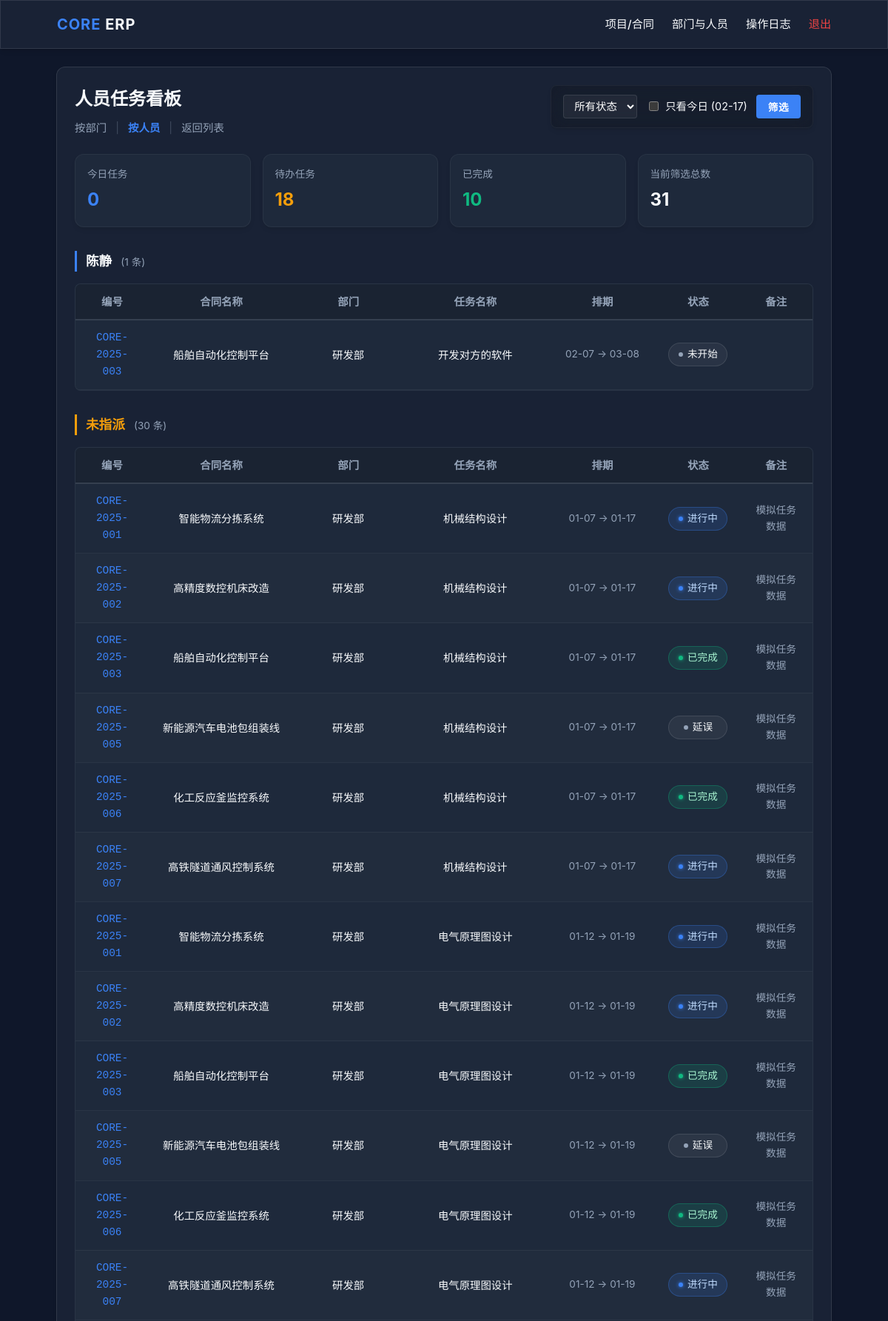
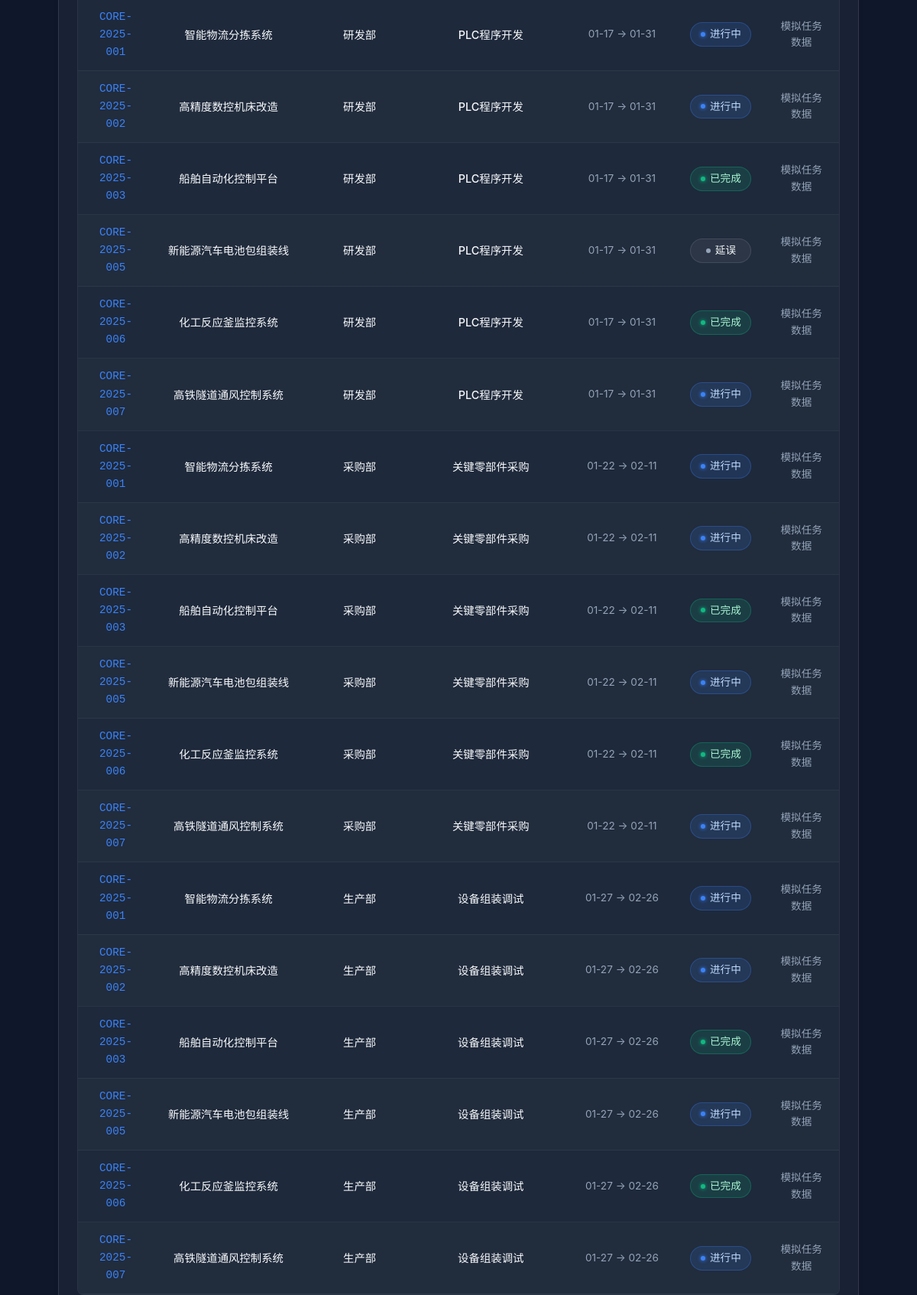
Page /contracts/tasks/by_person (signed in, upper part) on the committed database (2 pictures, top to bottom).
### core/models.py (models this page shows)
class Person(db.Model):
    __tablename__ = 'persons'
    id = db.Column(db.Integer, primary_key=True)
    name = db.Column(db.String(100), nullable=False)
    position = db.Column(db.String(100))
    department_id = db.Column(db.Integer, db.ForeignKey('departments.id'))
    department = db.relationship('Department', backref='persons')

class Task(db.Model):
    __tablename__ = 'tasks'
    id = db.Column(db.Integer, primary_key=True)
    contract_id = db.Column(db.Integer, db.ForeignKey('contracts.id'), nullable=False)
    department_id = db.Column(db.Integer, db.ForeignKey('departments.id'), nullable=False)
    person_id = db.Column(db.Integer, db.ForeignKey('persons.id'), nullable=True)
    title = db.Column(db.String(200), nullable=False)      # 任务名称
    start_date = db.Column(db.Date, nullable=False)        # 开始日期
    end_date = db.Column(db.Date, nullable=True)           # 完成日期
    status = db.Column(db.String(50), nullable=False, default='未开始')  # 未开始 / 进行中 / 已完成
    remarks = db.Column(db.String(500))                    # 备注 / 需求
    contract = db.relationship('Contract', backref='tasks')
    department = db.relationship('Department', backref='tasks')
    person = db.relationship('Person', backref='tasks')

class Contract(db.Model):
    __tablename__ = 'contracts'
    id = db.Column(db.Integer, primary_key=True)
    company_id = db.Column(db.Integer, db.ForeignKey('companies.id'), nullable=False)
    company = db.relationship('Company', back_populates='contracts')
    project_code = db.Column(db.String(50), nullable=False, unique=True)
    contract_number = db.Column(db.String(50), nullable=False)
    name = db.Column(db.String(200), nullable=False)
    planned_delivery_date = db.Column(db.Date, nullable=True)
    client_manager = db.Column(db.String(100))
    client_contact = db.Column(db.String(200))
    our_manager = db.Column(db.String(100))
    status = db.Column(db.String(50), default='新建')
    status_note = db.Column(db.String(500), nullable=True)  # 手工状态备注
    created_at = db.Column(db.DateTime, default=datetime.utcnow)
    created_by_id = db.Column(db.Integer, db.ForeignKey('users.id'))
    created_by = db.relationship('User', backref='contracts')

class Department(db.Model):
    __tablename__ = 'departments'
    id = db.Column(db.Integer, primary_key=True)
    name = db.Column(db.String(50), unique=True, nullable=False)

### core/contracts.py (the view)
@contracts_bp.route('/tasks/by_person')
@login_required
def tasks_by_person():
    user_id = session.get('user_id')
    user = User.query.get(user_id) if user_id else None
    status_filter = (request.args.get('status') or '').strip()
    only_today = (request.args.get('only_today') or '').strip() == 'y'
    persons = Person.query.order_by(Person.name.asc()).all()
    query = Task.query.order_by(Task.start_date.asc(), Task.id.asc())
    if status_filter:
        query = query.filter(Task.status == status_filter)
    all_tasks = query.all()
    today = date.today()
    display_tasks = []
    for t in all_tasks:
        if only_today:
            if not (t.start_date == today):
                continue
        display_tasks.append(t)
    total_count = len(display_tasks)
    today_count = sum(1 for t in display_tasks if t.start_date == today)
    todo_count = sum(
        1
        for t in display_tasks
        if t.status in ("未开始", "进行中", "待质检")
    )
    done_count = sum(1 for t in display_tasks if t.status == "已完成")
    stats = {
        "total": total_count,
        "today": today_count,
        "todo": todo_count,
        "done": done_count,
    }
    tasks_by_person = {}
    for t in display_tasks:
        pid = t.person_id  # 允许为 None，模板里单独显示“未指派”
        tasks_by_person.setdefault(pid, []).append(t)
    status_choices = ["", "未开始", "进行中", "待质检", "已完成", "已暂停"]
    return render_template(
        'contracts/tasks_by_person.html',
        user=user,
        persons=persons,
        tasks_by_person=tasks_by_person,
        stats=stats,
        status_choices=status_choices,
        current_status=status_filter,
        only_today=only_today,
        today=today,
    )

### core/templates/contracts/tasks_by_person.html (shortened to what this page needs)
{% extends 'base.html' %}
{% block content %}
<div class="glass-panel" style="padding: 24px; border-radius: 12px; margin-bottom: 24px;">
    <div style="display: flex; justify-content: space-between; align-items: flex-start; margin-bottom: 24px; flex-wrap: wrap; gap: 16px;">
        <div>
            <h2 style="margin: 0 0 8px 0; font-size: 1.5rem; font-weight: 700;">人员任务看板</h2>
            <div style="font-size: 0.9rem; color: var(--color-text-sub);">
                <a href="{{ url_for('contracts.tasks_by_department') }}" style="color: var(--color-text-sub); text-decoration: none;">按部门</a>
                <span style="margin: 0 8px; opacity: 0.3;">|</span>
                <span style="color: var(--color-primary); font-weight: 600;">按人员</span>
                <span style="margin: 0 8px; opacity: 0.3;">|</span>
                <a href="{{ url_for('contracts.list_contracts') }}" style="color: var(--color-text-sub); text-decoration: none;">返回列表</a>
            </div>
        </div>
        <form method="get" class="glass-panel" style="padding: 12px 16px; border-radius: 8px; display: flex; flex-wrap: wrap; gap: 12px; align-items: center; border: 1px solid rgba(255,255,255,0.05); background: rgba(0,0,0,0.2);">
            <div>
                <select name="status" style="background: rgba(255,255,255,0.05); border: 1px solid rgba(255,255,255,0.1); color: #fff; padding: 6px 10px; border-radius: 4px; font-size: 0.9rem;">
                    <option value="">所有状态</option>
                </select>
            </div>
            <label style="display: flex; align-items: center; gap: 6px; font-size: 0.9rem; cursor: pointer; color: var(--color-text-main);">
                <input type="checkbox" name="only_today" value="y" {% if only_today %}checked{% endif %} style="accent-color: var(--color-primary);">
                <span>只看今日 ({{ today.strftime('%m-%d') }})</span>
            </label>
            <button type="submit" class="btn-industrial" style="padding: 6px 16px; font-size: 0.85rem;">筛选</button>
        </form>
    </div>
    {% if stats %}
    <div class="bento-grid" style="grid-template-columns: repeat(4, 1fr); gap: 16px; margin-bottom: 32px;">
        <div class="bento-item card" style="padding: 16px;">
            <div style="color: var(--color-text-sub); font-size: 0.85rem;">今日任务</div>
            <div style="font-size: 1.5rem; font-weight: 700; color: var(--color-primary); margin-top: 4px;">{{ stats.today }}</div>
        </div>
        <div class="bento-item card" style="padding: 16px;">
            <div style="color: var(--color-text-sub); font-size: 0.85rem;">待办任务</div>
            <div style="font-size: 1.5rem; font-weight: 700; color: var(--color-warning); margin-top: 4px;">{{ stats.todo }}</div>
        </div>
        <div class="bento-item card" style="padding: 16px;">
            <div style="color: var(--color-text-sub); font-size: 0.85rem;">已完成</div>
            <div style="font-size: 1.5rem; font-weight: 700; color: var(--color-accent); margin-top: 4px;">{{ stats.done }}</div>
        </div>
        <div class="bento-item card" style="padding: 16px;">
            <div style="color: var(--color-text-sub); font-size: 0.85rem;">当前筛选总数</div>
            <div style="font-size: 1.5rem; font-weight: 700; color: var(--color-text-main); margin-top: 4px;">{{ stats.total }}</div>
        </div>
    </div>
    {% endif %}
    <div style="display: flex; flex-direction: column; gap: 32px;">
    {% for person in persons %}
        {% set person_tasks = tasks_by_person.get(person.id, []) %}
        {% if person_tasks %}
        <div>
            <h3 style="margin: 0 0 16px 0; font-size: 1.1rem; color: var(--color-text-main); border-left: 3px solid var(--color-primary); padding-left: 12px;">
                {{ person.name }}
                <span style="font-size: 0.85rem; color: var(--color-text-sub); font-weight: normal; margin-left: 8px;">
                    ({{ person_tasks|length }} 条)
                </span>
            </h3>
            <div class="table-container">
                <table class="ind-table">
                    <thead>
                        <tr>
                            <th style="width: 10%;">编号</th>
                            <th style="width: 20%;">合同名称</th>
                            <th style="width: 15%;">部门</th>
                            <th style="width: 20%;">任务名称</th>
                            <th style="width: 15%;">排期</th>
                            <th style="width: 10%;">状态</th>
                            <th style="width: 10%;">备注</th>
                        </tr>
                    </thead>
                    <tbody>
                        {% for task in person_tasks %}
                        <tr>
                            <td style="font-family: monospace; color: var(--color-primary);">{{ task.contract.project_code }}</td>
                            <td><a href="{{ url_for('contracts.manage_tasks', contract_id=task.contract.id) }}" style="color: var(--color-text-main);">{{ task.contract.name }}</a></td>
                            <td>{{ task.department.name if task.department else '-' }}</td>
                            <td style="font-weight: 500;">{{ task.title }}</td>
                            <td>
                                <div style="font-size: 0.85rem; color: var(--color-text-sub);">
                                    {% if task.start_date %}{{ task.start_date.strftime('%m-%d') }}{% endif %}
                                    →
                                    {% if task.end_date %}{{ task.end_date.strftime('%m-%d') }}{% endif %}
                                </div>
                            </td>
                            <td>
                                {% if task.status == '已完成' %} <span class="status-badge success">已完成</span>
                                {% elif task.status == '进行中' %} <span class="status-badge active">进行中</span>
                                {% elif task.status == '已暂停' %} <span class="status-badge warning">已暂停</span>
                                {% else %} <span class="status-badge">{{ task.status }}</span>
                                {% endif %}
                            </td>
                            <td style="font-size: 0.85rem; color: var(--color-text-sub);">{{ task.remarks or '' }}</td>
                        </tr>
                        {% endfor %}
                    </tbody>
                </table>
            </div>
        </div>
        {% endif %}
    {% endfor %}
    {% set unassigned_tasks = tasks_by_person.get(None, []) %}
    {% if unassigned_tasks %}
        <div>
            <h3 style="margin: 0 0 16px 0; font-size: 1.1rem; color: var(--color-warning); border-left: 3px solid var(--color-warning); padding-left: 12px;">
                未指派
                <span style="font-size: 0.85rem; color: var(--color-text-sub); font-weight: normal; margin-left: 8px;">
                    ({{ unassigned_tasks|length }} 条)
                </span>
            </h3>
            <div class="table-container">
                <table class="ind-table">
                    <thead>
                        <tr>
                            <th style="width: 10%;">编号</th>
                            <th style="width: 20%;">合同名称</th>
                            <th style="width: 15%;">部门</th>
                            <th style="width: 20%;">任务名称</th>
                            <th style="width: 15%;">排期</th>
                            <th style="width: 10%;">状态</th>
                            <th style="width: 10%;">备注</th>
                        </tr>
                    </thead>
                    <tbody>
                        {% for task in unassigned_tasks %}
                        <tr>
                            <td style="font-family: monospace; color: var(--color-primary);">{{ task.contract.project_code }}</td>
                            <td><a href="{{ url_for('contracts.manage_tasks', contract_id=task.contract.id) }}" style="color: var(--color-text-main);">{{ task.contract.name }}</a></td>
                            <td>{{ task.department.name if task.department else '-' }}</td>
                            <td style="font-weight: 500;">{{ task.title }}</td>
                            <td>
                                <div style="font-size: 0.85rem; color: var(--color-text-sub);">
                                    {% if task.start_date %}{{ task.start_date.strftime('%m-%d') }}{% endif %}
                                    →
                                    {% if task.end_date %}{{ task.end_date.strftime('%m-%d') }}{% endif %}
                                </div>
                            </td>
                            <td>
                                {% if task.status == '已完成' %} <span class="status-badge success">已完成</span>
                                {% elif task.status == '进行中' %} <span class="status-badge active">进行中</span>
                                {% elif task.status == '已暂停' %} <span class="status-badge warning">已暂停</span>
                                {% else %} <span class="status-badge">{{ task.status }}</span>
                                {% endif %}
                            </td>
                            <td style="font-size: 0.85rem; color: var(--color-text-sub);">{{ task.remarks or '' }}</td>
                        </tr>
                        {% endfor %}
                    </tbody>
                </table>
            </div>
        </div>
    {% endif %}
    </div>
</div>
{% endblock %}

### rows in the picture
Person: name "陈静", person_tasks "1"
Task: contract.project_code "CORE-2025-003", contract.name "船舶自动化控制平台", department "研发部", title "开发对方的软件", start_date "02-07", end_date "03-08", status "未开始"
Task: contract.project_code "CORE-2025-001", contract.name "智能物流分拣系统", department "研发部", title "机械结构设计", start_date "01-07", end_date "01-17", status "进行中", remarks "模拟任务数据"
Task: contract.project_code "CORE-2025-002", contract.name "高精度数控机床改造", department "研发部", title "机械结构设计", start_date "01-07", end_date "01-17", status "进行中", remarks "模拟任务数据"
Task: contract.project_code "CORE-2025-003", contract.name "船舶自动化控制平台", department "研发部", title "机械结构设计", start_date "01-07", end_date "01-17", status "已完成", remarks "模拟任务数据"
Task: contract.project_code "CORE-2025-005", contract.name "新能源汽车电池包组装线", department "研发部", title "机械结构设计", start_date "01-07", end_date "01-17", status "延误", remarks "模拟任务数据"
Task: contract.project_code "CORE-2025-006", contract.name "化工反应釜监控系统", department "研发部", title "机械结构设计", start_date "01-07", end_date "01-17", status "已完成", remarks "模拟任务数据"
Task: contract.project_code "CORE-2025-007", contract.name "高铁隧道通风控制系统", department "研发部", title "机械结构设计", start_date "01-07", end_date "01-17", status "进行中", remarks "模拟任务数据"
Task: contract.project_code "CORE-2025-001", contract.name "智能物流分拣系统", department "研发部", title "电气原理图设计", start_date "01-12", end_date "01-19", status "进行中", remarks "模拟任务数据"
Task: contract.project_code "CORE-2025-002", contract.name "高精度数控机床改造", department "研发部", title "电气原理图设计", start_date "01-12", end_date "01-19", status "进行中", remarks "模拟任务数据"
Task: contract.project_code "CORE-2025-003", contract.name "船舶自动化控制平台", department "研发部", title "电气原理图设计", start_date "01-12", end_date "01-19", status "已完成", remarks "模拟任务数据"
Task: contract.project_code "CORE-2025-005", contract.name "新能源汽车电池包组装线", department "研发部", title "电气原理图设计", start_date "01-12", end_date "01-19", status "延误", remarks "模拟任务数据"
Task: contract.project_code "CORE-2025-006", contract.name "化工反应釜监控系统", department "研发部", title "电气原理图设计", start_date "01-12", end_date "01-19", status "已完成", remarks "模拟任务数据"
Task: contract.project_code "CORE-2025-007", contract.name "高铁隧道通风控制系统", department "研发部", title "电气原理图设计", start_date "01-12", end_date "01-19", status "进行中", remarks "模拟任务数据"
Task: contract.project_code "CORE-2025-001", contract.name "智能物流分拣系统", department "研发部", title "PLC程序开发", start_date "01-17", end_date "01-31", status "进行中", remarks "模拟任务数据"
Task: contract.project_code "CORE-2025-002", contract.name "高精度数控机床改造", department "研发部", title "PLC程序开发", start_date "01-17", end_date "01-31", status "进行中", remarks "模拟任务数据"
Task: contract.project_code "CORE-2025-003", contract.name "船舶自动化控制平台", department "研发部", title "PLC程序开发", start_date "01-17", end_date "01-31", status "已完成", remarks "模拟任务数据"
Task: contract.project_code "CORE-2025-005", contract.name "新能源汽车电池包组装线", department "研发部", title "PLC程序开发", start_date "01-17", end_date "01-31", status "延误", remarks "模拟任务数据"
Task: contract.project_code "CORE-2025-006", contract.name "化工反应釜监控系统", department "研发部", title "PLC程序开发", start_date "01-17", end_date "01-31", status "已完成", remarks "模拟任务数据"
Task: contract.project_code "CORE-2025-007", contract.name "高铁隧道通风控制系统", department "研发部", title "PLC程序开发", start_date "01-17", end_date "01-31", status "进行中", remarks "模拟任务数据"
Task: contract.project_code "CORE-2025-001", contract.name "智能物流分拣系统", department "采购部", title "关键零部件采购", start_date "01-22", end_date "02-11", status "进行中", remarks "模拟任务数据"
Task: contract.project_code "CORE-2025-002", contract.name "高精度数控机床改造", department "采购部", title "关键零部件采购", start_date "01-22", end_date "02-11", status "进行中", remarks "模拟任务数据"
Task: contract.project_code "CORE-2025-003", contract.name "船舶自动化控制平台", department "采购部", title "关键零部件采购", start_date "01-22", end_date "02-11", status "已完成", remarks "模拟任务数据"
Task: contract.project_code "CORE-2025-005", contract.name "新能源汽车电池包组装线", department "采购部", title "关键零部件采购", start_date "01-22", end_date "02-11", status "进行中", remarks "模拟任务数据"
Task: contract.project_code "CORE-2025-006", contract.name "化工反应釜监控系统", department "采购部", title "关键零部件采购", start_date "01-22", end_date "02-11", status "已完成", remarks "模拟任务数据"
Task: contract.project_code "CORE-2025-007", contract.name "高铁隧道通风控制系统", department "采购部", title "关键零部件采购", start_date "01-22", end_date "02-11", status "进行中", remarks "模拟任务数据"
Task: contract.project_code "CORE-2025-001", contract.name "智能物流分拣系统", department "生产部", title "设备组装调试", start_date "01-27", end_date "02-26", status "进行中", remarks "模拟任务数据"
Task: contract.project_code "CORE-2025-002", contract.name "高精度数控机床改造", department "生产部", title "设备组装调试", start_date "01-27", end_date "02-26", status "进行中", remarks "模拟任务数据"
Task: contract.project_code "CORE-2025-003", contract.name "船舶自动化控制平台", department "生产部", title "设备组装调试", start_date "01-27", end_date "02-26", status "已完成", remarks "模拟任务数据"
Task: contract.project_code "CORE-2025-005", contract.name "新能源汽车电池包组装线", department "生产部", title "设备组装调试", start_date "01-27", end_date "02-26", status "进行中", remarks "模拟任务数据"
Task: contract.project_code "CORE-2025-006", contract.name "化工反应釜监控系统", department "生产部", title "设备组装调试", start_date "01-27", end_date "02-26", status "已完成", remarks "模拟任务数据"
Task: contract.project_code "CORE-2025-007", contract.name "高铁隧道通风控制系统", department "生产部", title "设备组装调试", start_date "01-27", end_date "02-26", status "进行中", remarks "模拟任务数据"

### other values in the picture
{{ today.strftime('%m-%d') }} "02-17"
{{ stats.today }} "0"
{{ stats.todo }} "18"
{{ stats.done }} "10"
{{ stats.total }} "31"
{{ unassigned_tasks|length }} "30"
